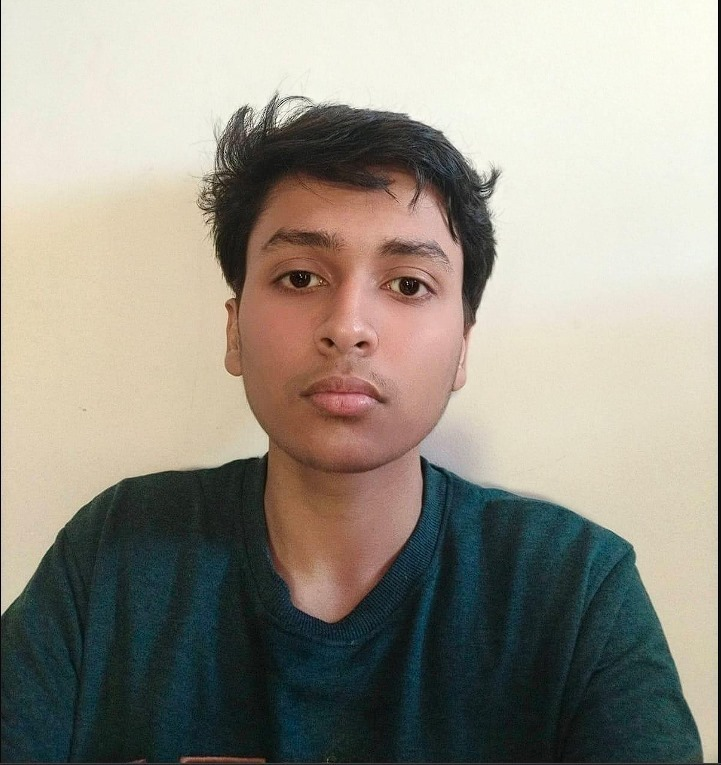
#> input picture Assignment/test_images/test1.jpg, 721 x 765 px
$ python -i Pencil_sketch.py   (imports and definitions only)
#> lines starting #> are read from the running program, lines starting #| are printed output that depends on the picture
import cv2
import numpy as np
import matplotlib.pyplot as plt
import os


def pencil_sketch(image_path, blur_kernel=21):
    """
    Convert an image to a pencil sketch effect.

    Args:
        image_path (str): Path to input image
        blur_kernel (int): Gaussian blur kernel size (must be odd)

    Returns:
        tuple: (original_rgb, sketch) or (None, None) if error
    """
#> called with image_path = 'test_images/test1.jpg', blur_kernel = 21
    try:
        # Validate kernel size
        if blur_kernel % 2 == 0:
            raise ValueError("Kernel must be odd")

        # Step 1: Load image
        image = cv2.imread(image_path)
#> image is the input picture: shape (765, 721, 3); mean B, G, R 135.6, 147, 151.5
        if image is None:
            raise FileNotFoundError("Image not found or invalid format")

        # Convert BGR to RGB for display
        original_rgb = cv2.cvtColor(image, cv2.COLOR_BGR2RGB)

        # Step 2: Convert to grayscale
        gray = cv2.cvtColor(image, cv2.COLOR_BGR2GRAY)
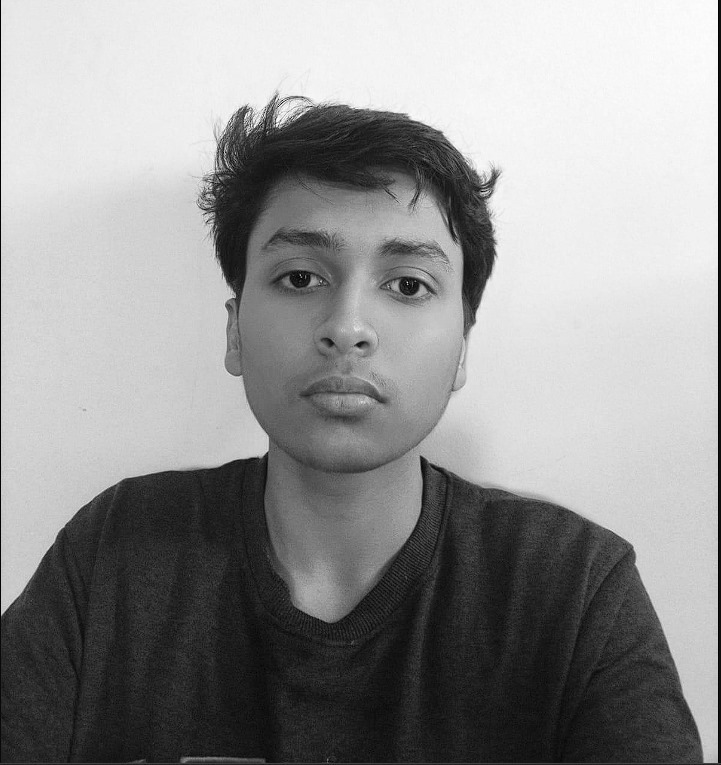
#> gray: shape (765, 721); min 0, max 254, mean 147.1

        # Step 3: Invert grayscale
        inverted = 255 - gray
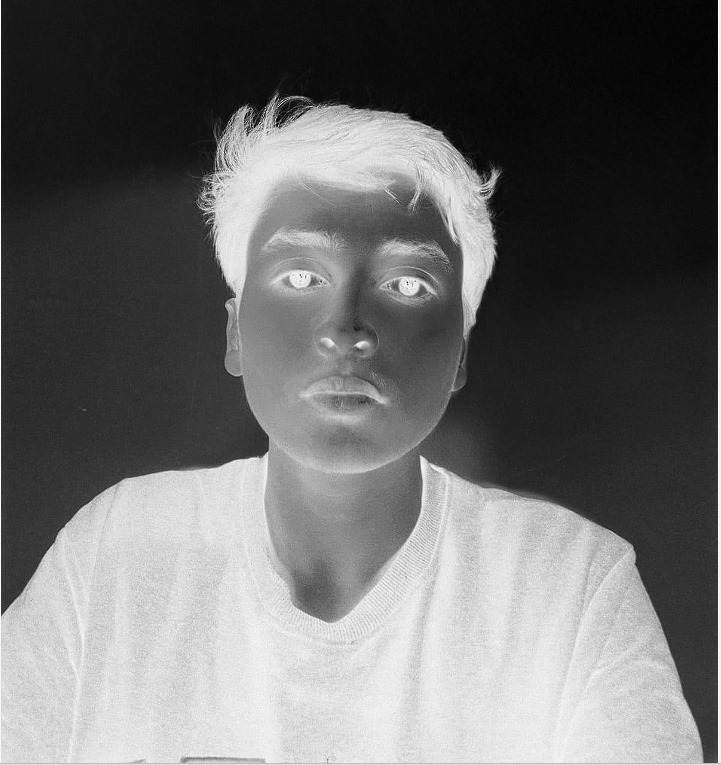
#> inverted: shape (765, 721); min 1, max 255, mean 107.9

        # Step 4: Apply Gaussian blur
        blurred = cv2.GaussianBlur(inverted, (blur_kernel, blur_kernel), 0)
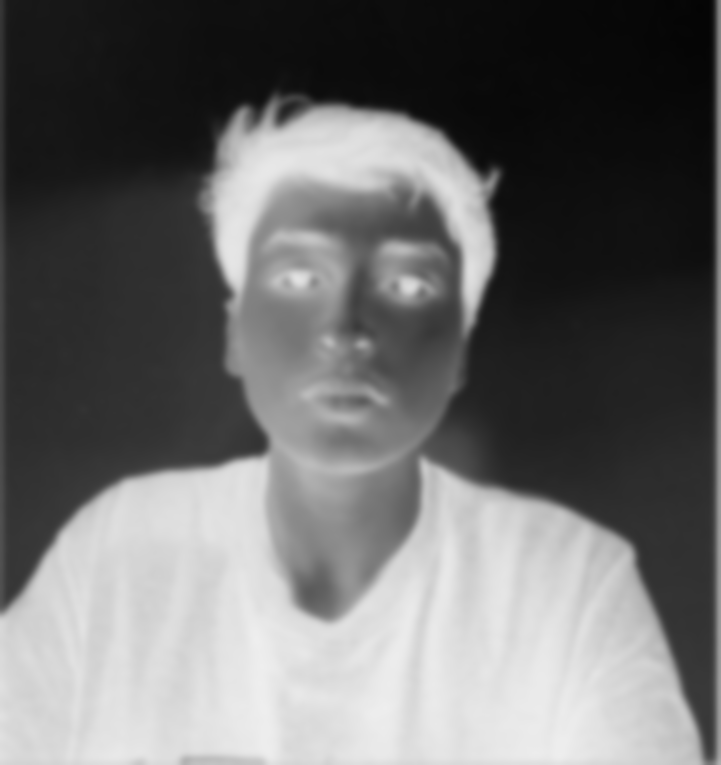
#> blurred: shape (765, 721); min 4, max 238, mean 107.8

        # Step 5: Invert blurred image
        inverted_blur = 255 - blurred
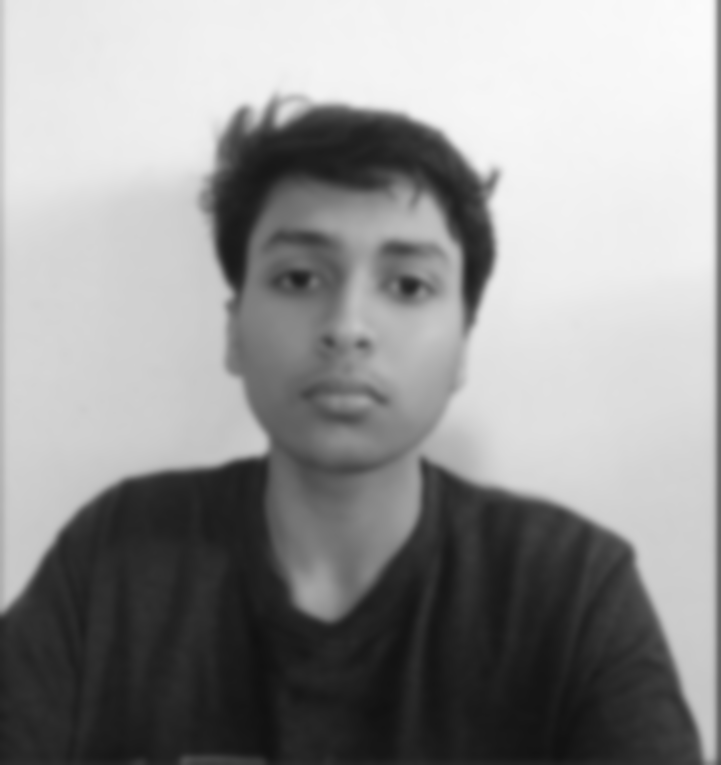
#> inverted_blur: shape (765, 721); min 17, max 251, mean 147.2

        #Divide And Scale
        gray_f = gray.astype(np.float32)
        inv_blur_f = inverted_blur.astype(np.float32)

        # Dodge blend
        sketch = cv2.divide(gray_f, inv_blur_f + 1.0, scale=256)
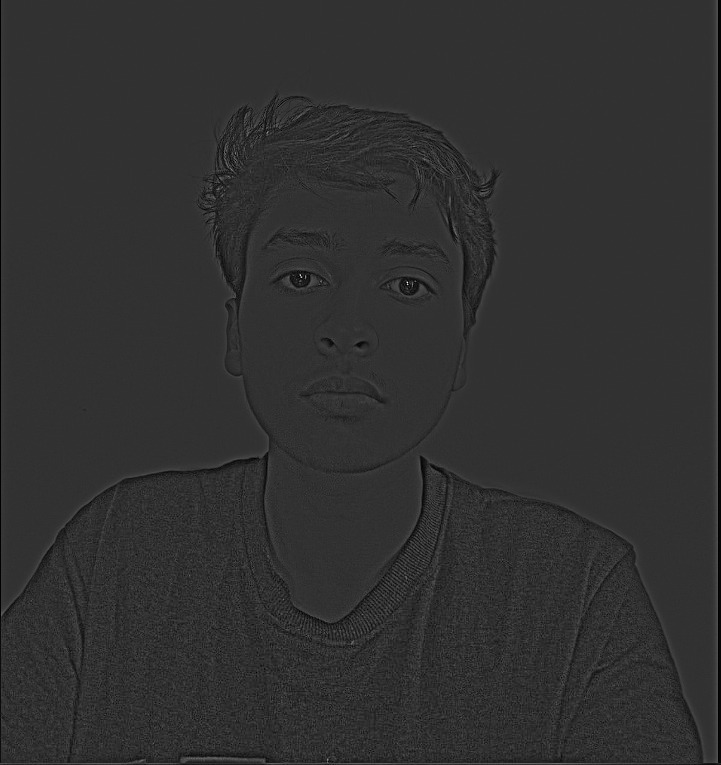
#> sketch: shape (765, 721) float32; min 0, max 1307.8, mean 250.9; drawn with min black and max white

        # Clip and convert back to uint8
        sketch = np.clip(sketch, 0, 255).astype(np.uint8)
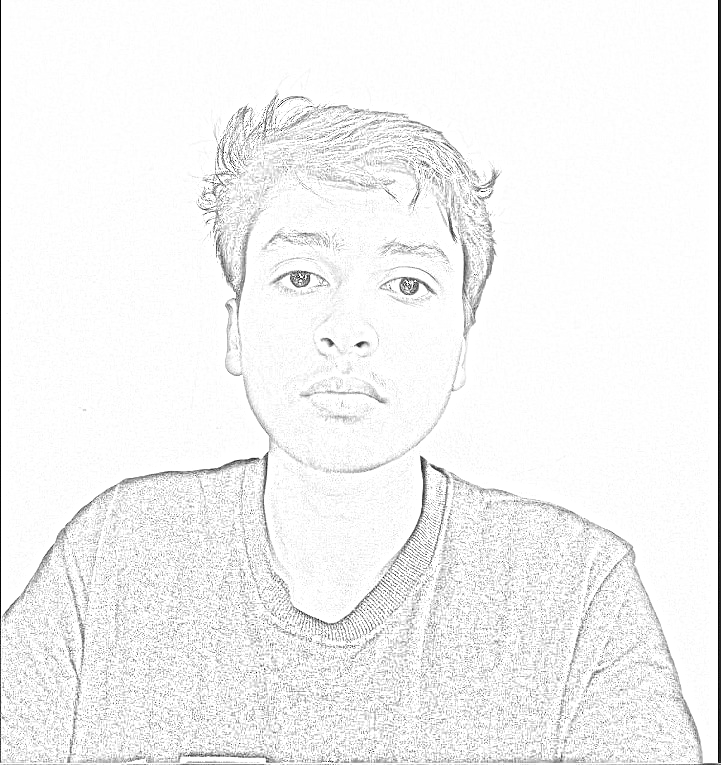
#> sketch: shape (765, 721); min 0, max 255, mean 243.2

        return original_rgb, sketch

    except Exception as e:
        print(f"[ERROR] {e}")
        return None, None


# [54 lines left out: functions display_result, main, not called in this run]


# [2 lines not run here, left out]

>>> result = pencil_sketch('test_images/test1.jpg')
